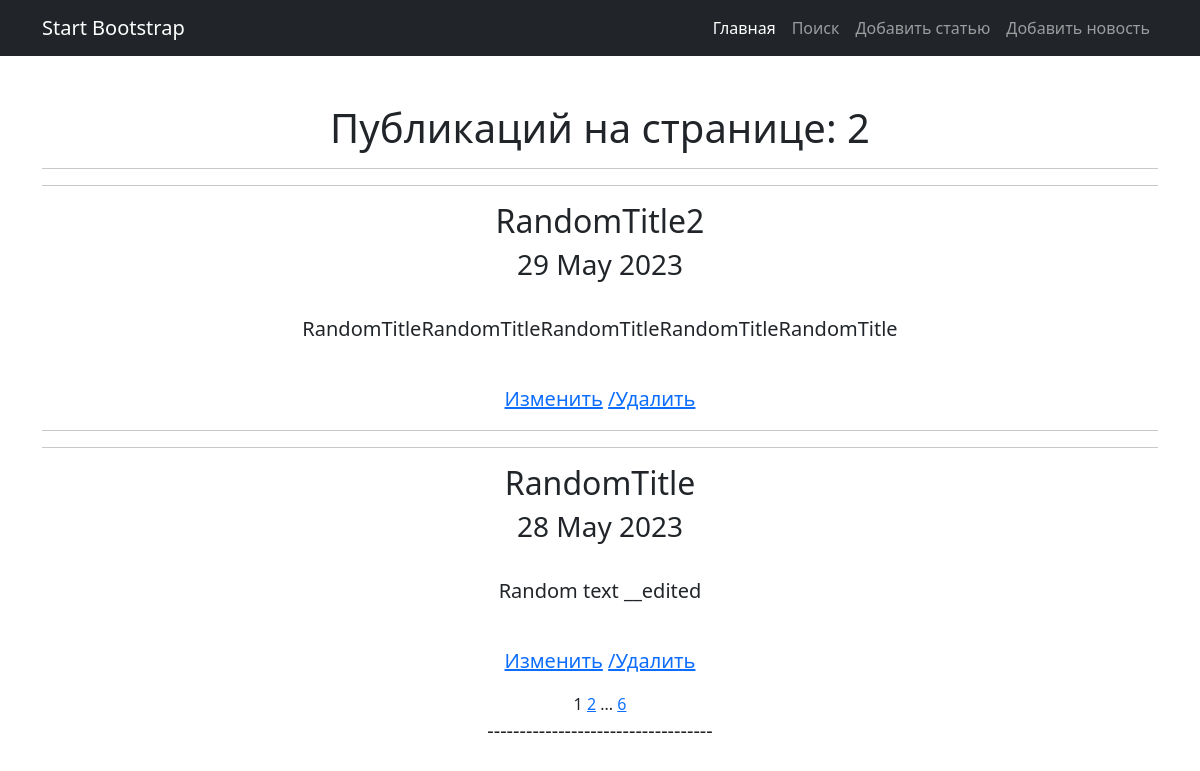
The page /news/ (signed in) on the database its author committed.
### news/models.py (models this page shows, shortened)
class Post(models.Model):
    article = 'at'
    news = 'nw'
    POST = [
        (article, 'Статья'),
        (news, 'Новости')
    ]
    author = models.ForeignKey(Author, on_delete=models.CASCADE)  # связь «один ко многим» с моделью Author;
    post_type = models.CharField(max_length=2, choices=POST, default='article')  # поле с выбором — статья или новость
    data_create = models.DateTimeField(auto_now_add=True)  # автоматически добавляемая дата и время создания;
    post_rating = models.IntegerField(default=0)  # рейтинг статьи/новости.
    post_header = models.CharField(max_length=255, default='')  # !!!!!!!!Изменить атрибуты  заголовок статьи/новости;
    post_text = models.TextField(default="")  # текст статьи/новости;
    categories = models.ManyToManyField(Category, through='PostCategory')

### news/views.py (the view)
# urls.py: path('news/', PostList.as_view(), name='post_list'),
class PostList(ListView):
    model = Post
    ordering = '-data_create'
    template_name = 'news.html'
    context_object_name = 'news'
    paginate_by = 2

### news/templatetags/censor.py (called while the page is built)
@register.simple_tag(takes_context=True)
def url_replace(context, **kwargs):
   d = context['request'].GET.copy()
   for k, v in kwargs.items():
       d[k] = v
   return d.urlencode()

### templates/news.html (shortened to what this page needs)
{% extends 'flatpages/default.html' %}
{% load censor %}
{% block content %}
<h1>Публикаций на странице: {{news|length}}</h1>
    {% if news %}
        {% for post in news %}
            <hr>
            <hr>
            <h2>{{ post.post_header|censor }}</h2>
            <h3>{{ post.data_create|date:'d M Y' }}</h3>
            <br>
            <p class="lead">{{ post.post_text|truncatewords:20|censor }}</p>
            <br>
            <p class="lead">
            {% if perms.news.change_post %}
                <a href="{% url 'news_edit' pk=post.id %}">Изменить</a>
            {% endif %}
            {% if perms.news.delete_post %}
                <a href="{% url 'news_delete' post.id %}">/Удалить</a>
            {% endif %}
            </p>
        {% endfor %}
   {% else %}
       <h2>Статей нет!</h2>
   {% endif %}
   {{ page_obj.number }}
   {% if page_obj.has_next %}
       <a href="?{% url_replace page=page_obj.next_page_number %}">{{ page_obj.next_page_number }}</a>
       {% if paginator.num_pages != page_obj.next_page_number %}
           ...
           <a href="?{% url_replace page=page_obj.paginator.num_pages %}">{{ page_obj.paginator.num_pages }}</a>
       {% endif %}
   {% endif %}
{% endblock content %}

### rows shown on the page
Post: post_header|censor "RandomTitle2", data_create "29 May 2023", post_text|censor "RandomTitleRandomTitleRandomTitleRandomTitleRandomTitle"
Post: post_header|censor "RandomTitle", data_create "28 May 2023", post_text|censor "Random text __edited"

### other values the page prints
{{ news|length }} "2"
{{ page_obj.number }} "1"
{{ page_obj.next_page_number }} "2"
{{ page_obj.paginator.num_pages }} "6"
